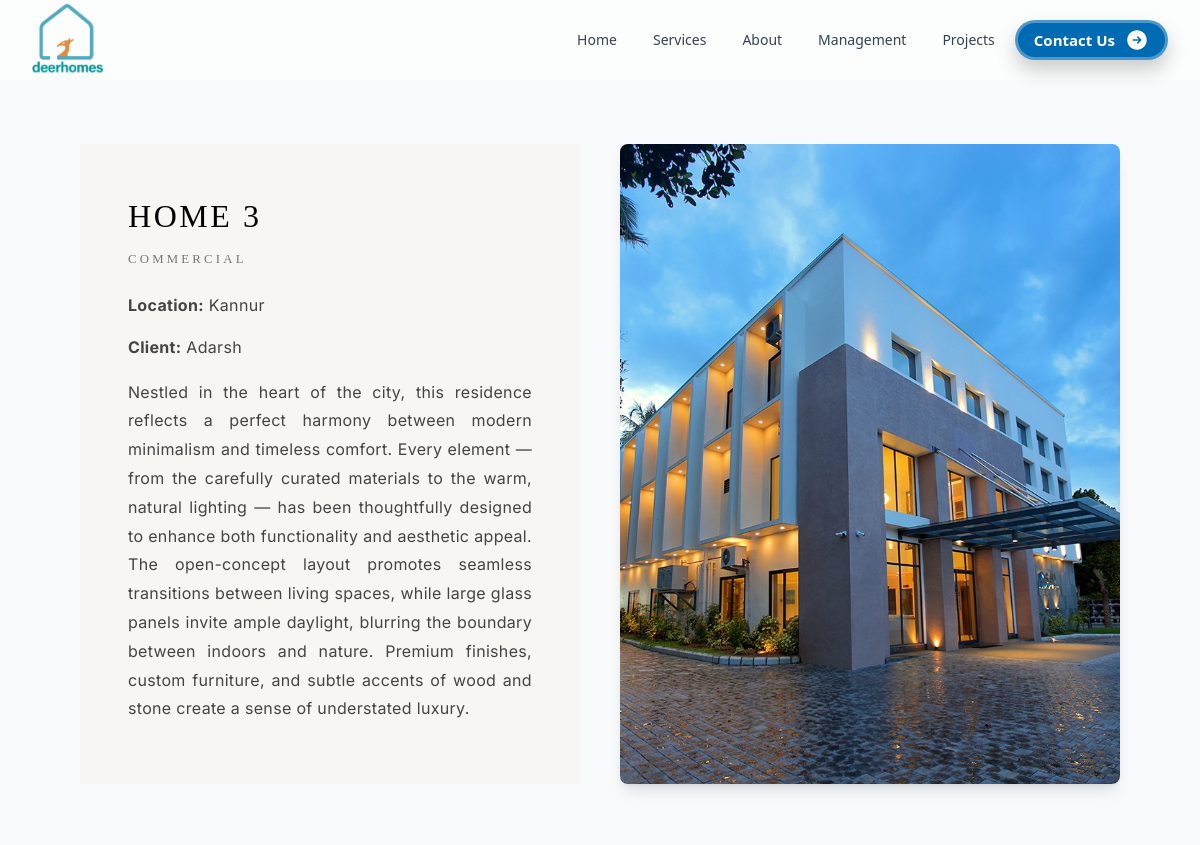
/project/3/ (upper part), run on an earlier commit of the app's database.
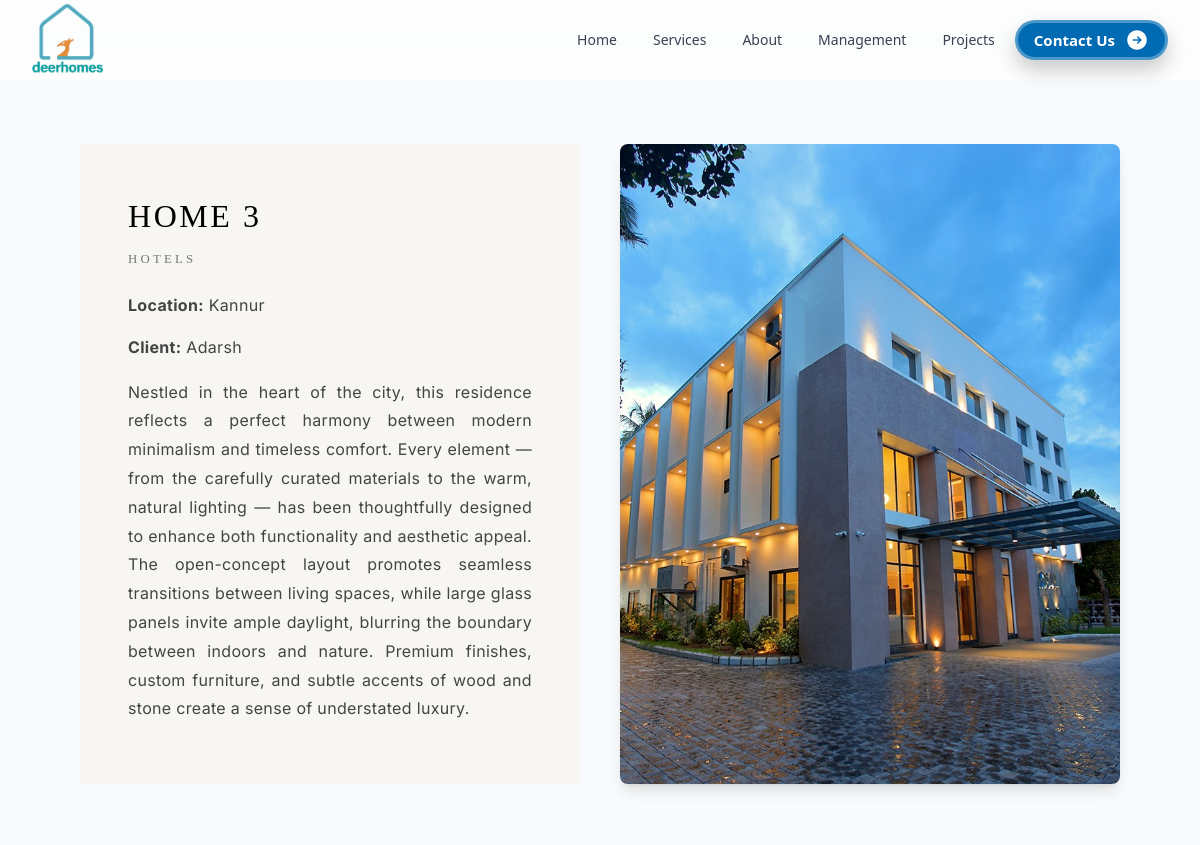
And on a later commit of the database.
### app/models.py (models this page shows, shortened)
class Project(models.Model):
    TYPE_CHOICES = [
        ('residential', 'Residences'),
        ('hotels', 'Hotels'),
        ('institutions', 'Institutions'),
        ('commercial', 'Commercial'),
        ('interiors', 'Interiors'),
        ('public_spaces', 'Public Spaces'),
        ('completed', 'Completed Projects'),
        ('upcoming', 'Upcoming Projects'),
    ]
    title = models.CharField(max_length=200)
    client_name = models.CharField(max_length=200, blank=True, null=True)
    location = models.CharField(max_length=200, blank=True, null=True)
    description = models.TextField(blank=True, null=True)
    type = models.CharField(max_length=50, choices=TYPE_CHOICES)
    image1 = models.ImageField(upload_to='projects/')
    image2 = models.ImageField(upload_to='projects/', blank=True, null=True)
    image3 = models.ImageField(upload_to='projects/', blank=True, null=True)
    image4 = models.ImageField(upload_to='projects/', blank=True, null=True)
    image5 = models.ImageField(upload_to='projects/', blank=True, null=True)

### app/views.py (the view)
# urls.py: path('project/<int:pk>/', views.Project_details, name='project_details'),
def Project_details(request,pk):
    project=Project.objects.get(id=pk)
    context={
        'project':project
    }
    return render(request, 'project_details.html',context)

### app/templates/project_details.html (shortened to what this page needs)
{% extends 'base.html' %}
{% load static %}
{% block content %}
<section class="bg-gray-0 py-16 md:px-12 lg:px-20">
    <div class="max-w-7xl mx-auto grid md:grid-cols-2 gap-10">
        <div class="editorial-panel">
            <h2>{{ project.title }}</h2>
            <h4>
                {{ project.get_type_display }}
            </h4>
            {% if project.location %}
            <p><strong>Location:</strong> {{ project.location }}</p>
            {% endif %}
            {% if project.client_name %}
            <p><strong>Client:</strong> {{ project.client_name }}</p>
            {% endif %}
            {% if project.description %}
            <p class="mt-4 text-justify">
                {{ project.description }}
            </p>
            {% else %}
            <p class="mt-4 italic text-gray-500">
                Project details will be updated soon.
            </p>
            {% endif %}
        </div>
        <div class="hero-image hidden sm:block">
            {% if project.image1 %}
            <img src="{{ project.image1.url }}" alt="{{ project.title }}" onclick="openModal(0)"
                class="w-full h-[420px] md:h-[520px] px-4 md:px-0 shadow-lg cursor-zoom-in">
            {% endif %}
        </div>
    </div>
</section>
{% endblock %}

What changed in the data, as far as the page shows it:
changed Project "HOME 3": type "COMMERCIAL" → "HOTELS"
